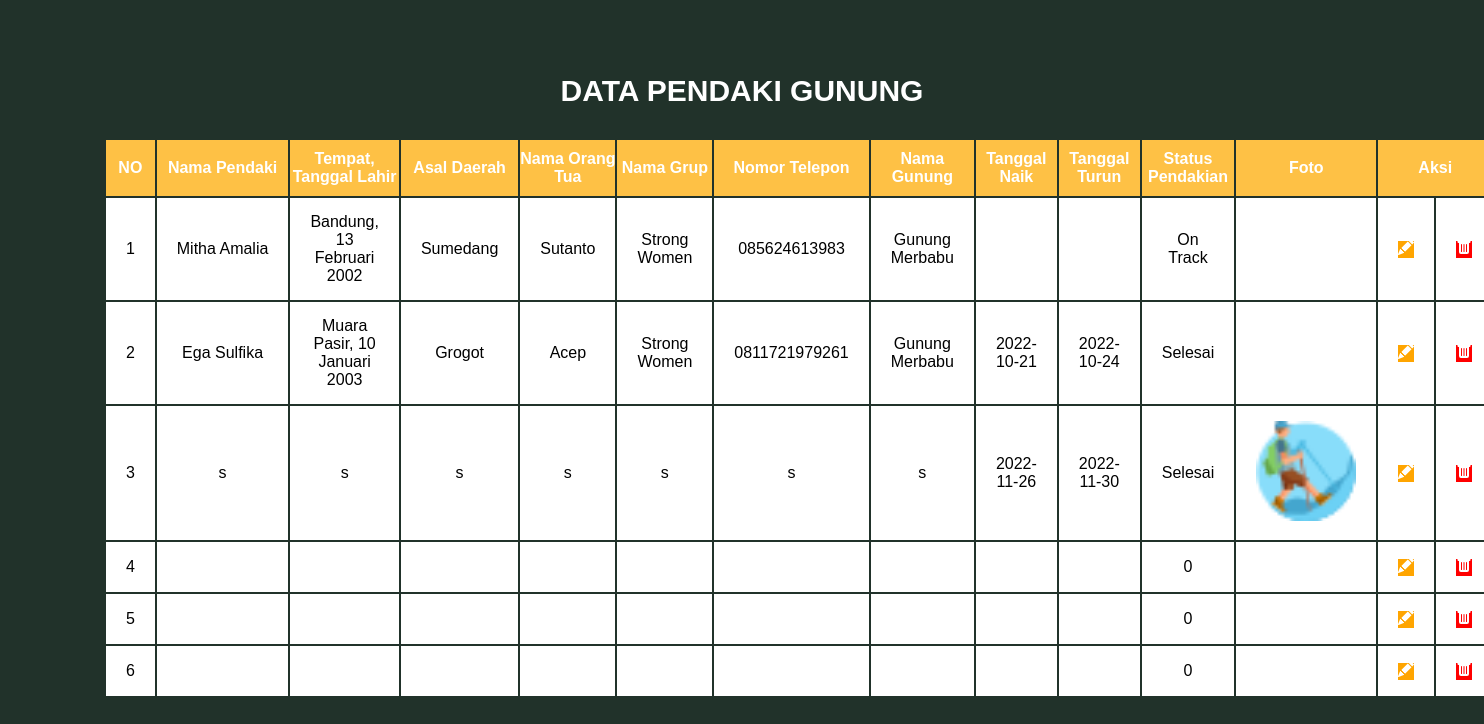
The app's page /admin.php with its own data.
### tables this page shows
CREATE TABLE `datapendaki` (
  `id_pendaki` int(11) NOT NULL,
  `nama` varchar(50) NOT NULL,
  `ttl` varchar(30) NOT NULL,
  `asal_daerah` varchar(30) NOT NULL,
  `nama_ortu` varchar(50) NOT NULL,
  `nama_grup` varchar(50) NOT NULL,
  `telepon` varchar(20) NOT NULL,
  `gunung` varchar(30) NOT NULL,
  `tgl_naik` varchar(50) NOT NULL,
  `tgl_turun` varchar(50) NOT NULL,
  `status_pendakian` varchar(50) NOT NULL,
  `foto` varchar(50) NOT NULL
);

### admin.php (the view, shortened to what this page needs)
<?php
    require 'koneksi.php';
    $result = mysqli_query($koneksi, "SELECT * FROM datapendaki");
?>
<!DOCTYPE html>
<html lang="en">
<head>
    <link rel="stylesheet" href="stylesheet/crud.css">
</head>
<body>
    <h3 class="judul">DATA PENDAKI GUNUNG</h3>
    <div class="info_pendaki">
        <table>
            <tr class="info_data">
                <th>NO</th>
                <th>Nama Pendaki</th>
                <th>Tempat, Tanggal Lahir</th>
                <th>Asal Daerah</th>
                <th>Nama Orang Tua</th>
                <th>Nama Grup</th>
                <th>Nomor Telepon</th>
                <th>Nama Gunung</th>
                <th>Tanggal Naik</th>
                <th>Tanggal Turun</th>
                <th>Status Pendakian</th>
                <th>Foto</th>
                <th colspan="2">Aksi</th>
            </tr>
            <?php
                $i = 1;
                while($row = mysqli_fetch_array($result)){
            ?>
            <tr class="isi">
                <td><?=$i;?></td>
                <td nowrap><?=$row['nama']?></td>
                <td><?=$row['ttl']?></td>
                <td><?=$row['asal_daerah']?></td>
                <td><?=$row['nama_ortu']?></td>
                <td><?=$row['nama_grup']?></td>
                <td><?=$row['telepon']?></td>
                <td><?=$row['gunung']?></td>
                <td><?=$row['tgl_naik']?></td>
                <td><?=$row['tgl_turun']?></td>
                <td>
                    <?=$row['status_pendakian']?>
                </td>
                <td><img src="img/<?=$row['foto']?>" alt="" width="100px"></td>
                <td class="edit">
                    <a href="updatePendaki.php?id=<?=$row['id_pendaki'];?>">
                    </a>
                </td>
                <td class="hapus">
                    <a href="deletePendaki.php?id=<?=$row['id_pendaki'];?>">
                    </a>
                </td>
            </tr>
            <?php
                $i++;
                }
            ?>
        </table>
    </div>
</body>
</html>

### stylesheet/crud.css (style rules this page uses)
* { margin: 0; padding: 0; font-family: Arial, Helvetica, sans-serif; }
body { background: #21322A; }
.judul { text-align: center; color: white; font-size: 30px; margin-top: 5%; }
.info_pendaki { width: 50%; margin-top: 2%; margin-left: 7%; text-align: center; }
table { margin-top: 30px; }
.info_data { border: none; background-color: #FEC145; color: white; }
.isi { background: white; }
td, th { padding: 15px 20px; }
th { padding: 10px 0px; }
.edit a { background-color: orange; color: white; }
.hapus a { background-color: red; color: white; }

### records on screen
datapendaki: nama "Mitha Amalia", ttl "Bandung, 13 Februari 2002", asal_daerah "Sumedang", nama_ortu "Sutanto", nama_grup "Strong Women", telepon "085624613983", gunung "Gunung Merbabu", status_pendakian "On Track"
datapendaki: nama "Ega Sulfika", ttl "Muara Pasir, 10 Januari 2003", asal_daerah "Grogot", nama_ortu "Acep", nama_grup "Strong Women", telepon "0811721979261", gunung "Gunung Merbabu", tgl_naik "2022-10-21", tgl_turun "2022-10-24", status_pendakian "Selesai"
datapendaki: nama "s", ttl "s", asal_daerah "s", nama_ortu "s", nama_grup "s", telepon "s", gunung "s", tgl_naik "2022-11-26", tgl_turun "2022-11-30", status_pendakian "Selesai", foto (picture)
datapendaki: status_pendakian "0"
datapendaki: status_pendakian "0"
datapendaki: status_pendakian "0"
